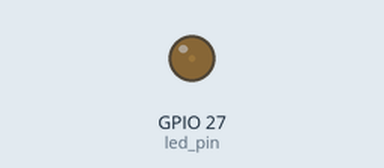
A program run on a simulated Raspberry Pi (BCM pin numbers). Parts: output pins drawn as LEDs (lit = HIGH).

Above: at 0.05 s.
At 0.45 s:
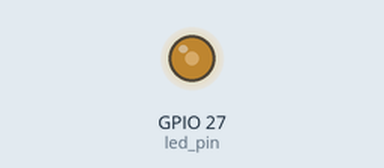
At 0.9 s:
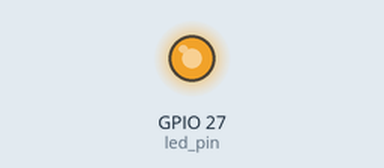
At 1.8 s:
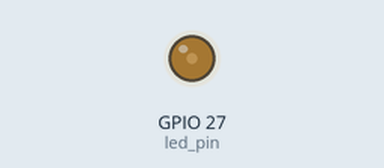
Timing chart, 0 to 4.7 s (numbered marks = the images above):
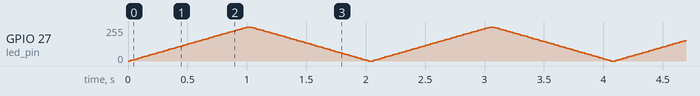

The program:

led_pwm.py
```python
# blink a multi-color LED using PWM
# see https://www.youtube.com/watch?v=CgGqIvRXH3U&lc=z12qjj2oiljpgxqan04ccrfw5yyxtd3x1iw

import RPi.GPIO as GPIO
import time

led_pin = 27

try:
	GPIO.setmode(GPIO.BCM)
	GPIO.setup(led_pin, GPIO.OUT)

	pwm = GPIO.PWM(led_pin, 100)
	pwm.start(0)

	while True:
		for dc in range(0, 101, 2):
			pwm.ChangeDutyCycle(dc)
			time.sleep(0.02)
		for dc in range(100, -1, -2):
			pwm.ChangeDutyCycle(dc)
			time.sleep(0.02)

except KeyboardInterrupt:
	pass

pwm.stop()
GPIO.cleanup()
```
